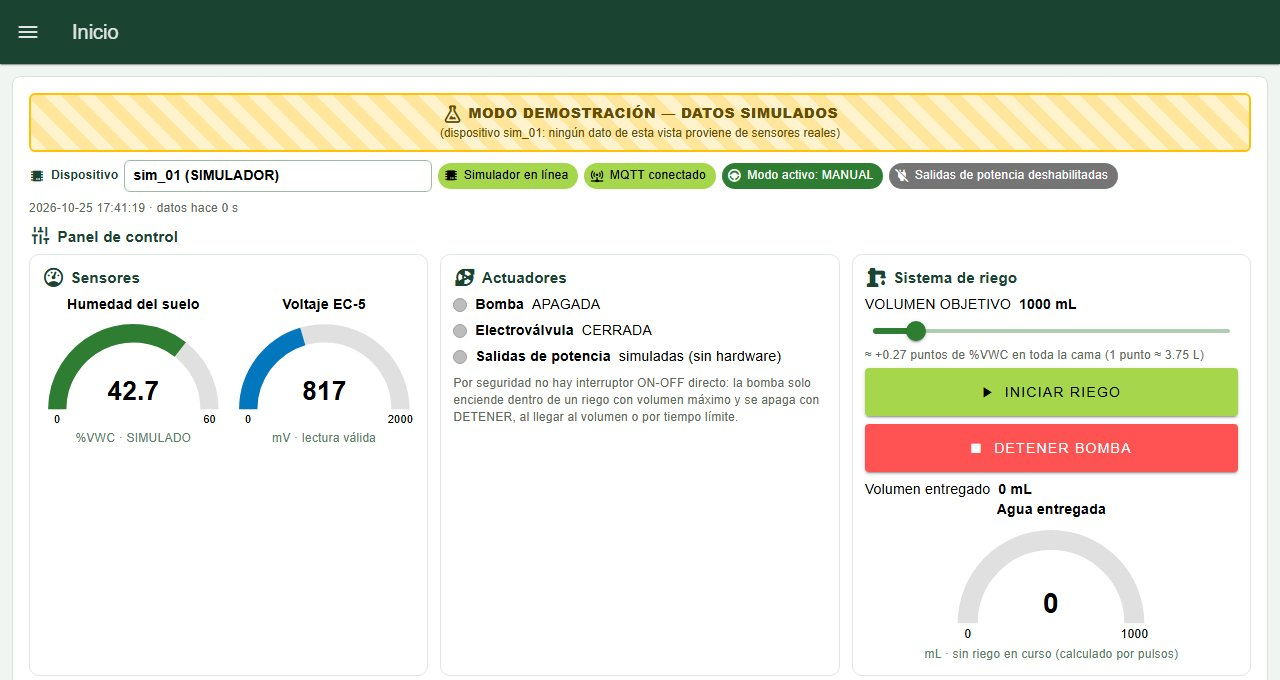
#> input picture documentacion/manuales/imagenes/d_inicio_panel.jpg, 1280 x 680 px, found by its file name; its folder holds 6 pictures in this run
$ python marcar.py
#> lines starting #> are read from the running program, lines starting #| are printed output that depends on the picture
"""Marca con números los botones en las capturas del dashboard (manual v2)."""
from PIL import Image, ImageDraw, ImageFont
F = ImageFont.truetype('C:/Windows/Fonts/arialbd.ttf', 22)
ROJO = (200, 30, 30)


def marcar(src, dst, marcas, cajas=()):
#> called with src = 'd_inicio_panel.jpg', dst = 'inicio_marcada.jpg'
    im = Image.open('imagenes/' + src).convert('RGB')
#> im is the input picture: PIL image 1280x680 RGB; mean R, G, B 221.5, 223, 211.3
    d = ImageDraw.Draw(im)
    for c in cajas:
        d.rounded_rectangle(c, 8, outline=ROJO, width=5)
    for n, (x, y) in marcas:
        r = 17
        d.ellipse((x - r, y - r, x + r, y + r), fill=ROJO, outline='white', width=3)
        d.text((x, y), str(n), fill='white', font=F, anchor='mm')
    im.save('v2/img/' + dst, quality=88)
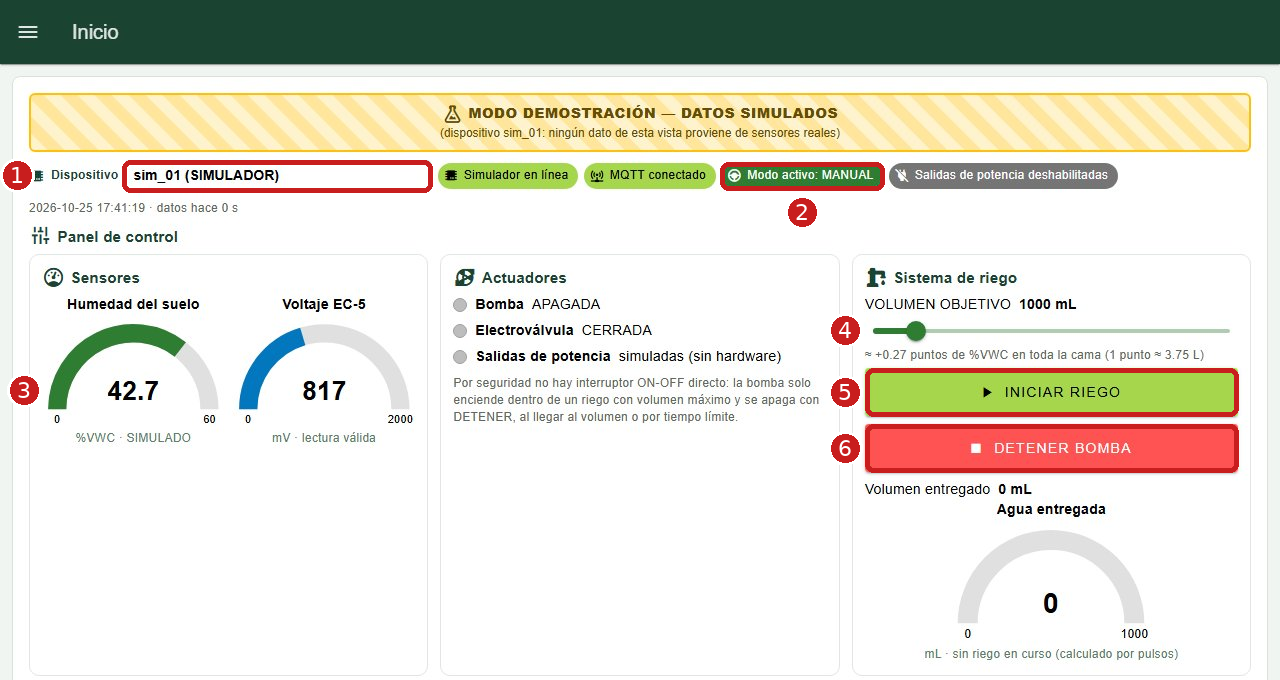
#> saved as inicio_marcada.jpg: PIL image 1280x680 RGB; mean R, G, B 221.3, 219.9, 208.9


marcar('d_inicio_panel.jpg', 'inicio_marcada.jpg',
       [(1, (17, 175)), (2, (802, 212)), (3, (24, 390)), (4, (845, 330)), (5, (845, 392)), (6, (845, 448))],
       [(122, 160, 432, 192), (720, 162, 884, 190), (865, 368, 1238, 416), (865, 424, 1238, 472)])
marcar('d_manual.jpg', 'manual_marcada.jpg',
       [(1, (17, 248)), (2, (24, 375)), (3, (24, 462)), (4, (440, 345)), (5, (440, 520)), (6, (845, 392))],
       [(40, 438, 198, 486), (450, 500, 680, 542), (862, 368, 1240, 416)])
#> call 2 of marcar, with src = 'd_manual.jpg', dst = 'manual_marcada.jpg'
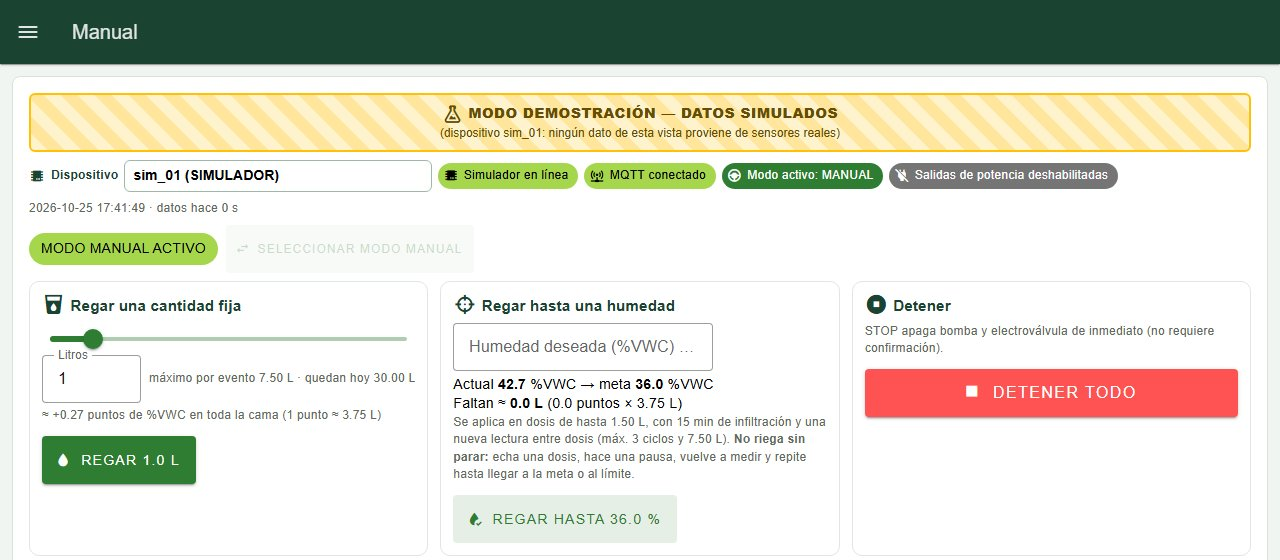
#> input picture documentacion/manuales/imagenes/d_manual.jpg, 1280 x 560 px, found by its file name
#> in marcar, im is the input picture: PIL image 1280x560 RGB; mean R, G, B 216.4, 217.7, 205
#> in marcar (call 2), `im.save('v2/img/' + dst, quality=88)`:
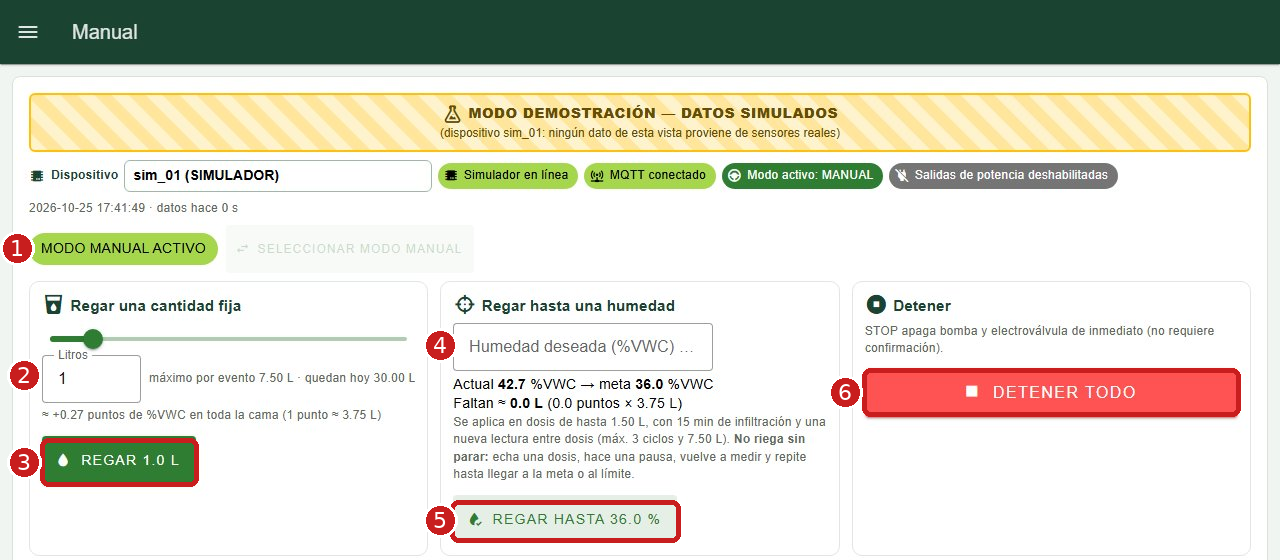
#> saved as manual_marcada.jpg: PIL image 1280x560 RGB; mean R, G, B 216, 215.1, 202.6
marcar('d_alertas.jpg', 'alertas_marcada.jpg', [(1, (18, 434))], [(38, 416, 474, 456)])
#> (the run stopped early here; a loop or call above may not have finished)
